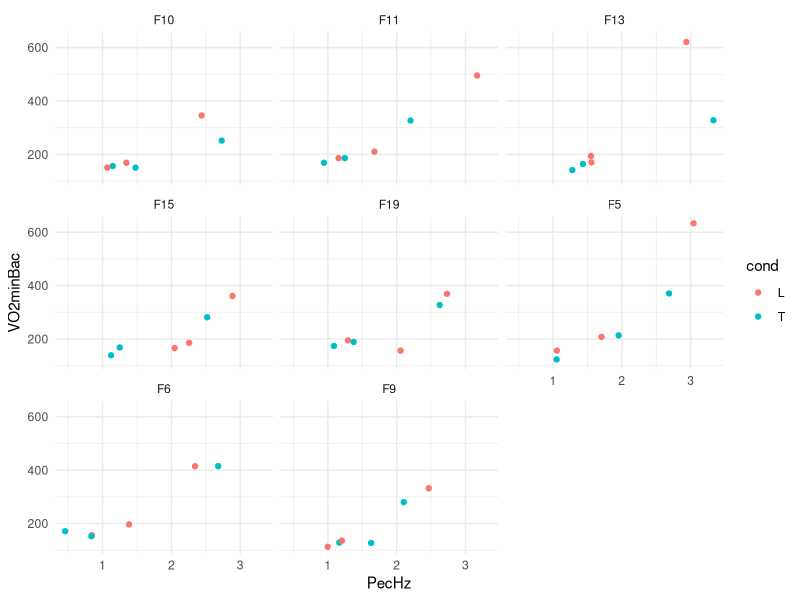

Source code (R): (Note: this script raises an error after producing the figure.)
# look at fin beat stuff....

# David L Miller 5 December 2017



hz <- read.csv("FishVO2Hz.csv")

# make codes for the speeds
hz$speedcode <- "H"
hz$speedcode[hz$speed == 0.5] <- "L"
hz$speedcode[hz$speed == 1.5] <- "M"
# speeds set at 0.5, 1.5 and then the max that got data for both turbulent
# and laminar flows. (Measured in bodylengths/s of course)


library(ggplot2)

# quick visualisation
p <- ggplot(hz) +
  #geom_point(aes(x=speed, y=VO2minBac, colour=cond)) +
  geom_point(aes(x=PecHz, y=VO2minBac, colour=cond)) +
  theme_minimal() +
  facet_wrap(~Fish)
print(p)


# let's fit a GAM!
library(mgcv)
# this is fitting a model that says:
# O2 varies as a function of pectoral hz, but we should estimate a different
# curve for each condition. We also think that fish acts like a random effect
b_pec <- gam(VO2minBac~s(PecHz, cond, bs="fs") + s(Fish, bs="re"),
              data=hz, method="REML")

# check this model
gam.check(b_pec)
# looks like there might be a minor issue with heteroskedasticity? probably not
# worth worrying about (top right). Looks like the model predicts well (bottom
# right). Residuals look normal enough (left side). Text output shows that we let
# our model be wiggly enough
summary(b_pec)
# v. high % deviance explained, maybe the fish random effect is not super-relevant
# but we can include anyway as we think there is between-fish variability


# now to make predictions, make a grid of values with all the pectoral hz we need
# plus values for the condition and fish
preddat <- expand.grid(PecHz = seq(0.5, 3.5, by=0.1),
                       cond  = c("T", "L"),
                       Fish  = unique(hz$Fish))

# make predictions, also predict the standard error
pr <- predict(b_pec, preddat, type="response", se=TRUE)
preddat$VO2minBac <- pr$fit
# generate the CIs
preddat$upper <- pr$fit + 2*pr$se.fit
preddat$lower <- pr$fit - 2*pr$se.fit


# what does that look like?
p <- ggplot(hz) +
  geom_line(aes(x=PecHz, y=VO2minBac, colour=cond, group=cond), data=preddat) +
  geom_line(aes(x=PecHz, y=upper, colour=cond, group=cond), linetype=2, data=preddat) +
  geom_line(aes(x=PecHz, y=lower, colour=cond, group=cond), linetype=2, data=preddat) +
  geom_text(aes(x=PecHz, y=VO2minBac, colour=cond, label=speedcode)) +
  scale_colour_brewer(type="qual") +
  theme_minimal() +
  labs(x="Pectoral Hz", colour="Condition") +
  facet_wrap(~Fish, nrow=2)

print(p)

# ignore fish and predict excluding the fish random effect
preddat <- expand.grid(PecHz = seq(0.5, 3.5, by=0.1),
                       cond  = c("T", "L"), Fish="F5")
pr <- predict(b_pec, preddat, type="response", se=TRUE, exclude="s(Fish)")
preddat$VO2minBac <- pr$fit
preddat$upper <- pr$fit + 2*pr$se.fit
preddat$lower <- pr$fit - 2*pr$se.fit

# what does that look like?
p <- ggplot(hz) +
  geom_line(aes(x=PecHz, y=VO2minBac, colour=cond, group=cond), data=preddat) +
  geom_line(aes(x=PecHz, y=upper, colour=cond, group=cond), linetype=2, data=preddat) +
  geom_line(aes(x=PecHz, y=lower, colour=cond, group=cond), linetype=2, data=preddat) +
  geom_text(aes(x=PecHz, y=VO2minBac, colour=cond, label=speedcode)) +
  scale_colour_brewer(type="qual") +
  theme_minimal() +
  labs(x="Pectoral Hz", colour="Condition")

print(p)






# what about caudal fin?
# quick visualisation
p <- ggplot(hz) +
  geom_point(aes(x=CaudHz, y=VO2minBac, colour=cond)) +
  theme_minimal() +
  facet_wrap(~Fish)

print(p)

# try the same kind of model as above for the caudal?
# need to reduce k (smooth complexity) as we don't have many unique values
b_caud <- gam(VO2minBac~s(CaudHz, cond, bs="fs", k=5) + s(Fish, bs="re"),
              data=hz, method="REML")

# model check
summary(b_caud)
# less deviance explained than before and less wiggly effects?
plot(b_caud)
# do we believe that O2 is n-shaped in caudal hz?


preddat <- expand.grid(CaudHz = seq(0, 5, by=0.1),
                       cond  = c("T", "L"),
                       Fish  = unique(hz$Fish))

preddat$VO2minBac <- predict(b_caud, preddat, type="response")


p <- ggplot(hz) +
  geom_line(aes(x=CaudHz, y=VO2minBac, colour=cond, group=cond), data=preddat) +
  geom_text(aes(x=CaudHz, y=VO2minBac, colour=cond, label=speedcode)) +
  scale_colour_brewer(type="qual") +
  theme_minimal() +
  labs(x="Pectoral Hz", colour="Condition") +
  facet_wrap(~Fish, nrow=2)

print(p)





# FANCY MODELS
#
#b_use <- gam(VO2minBac~s(PecHz, CaudHz, cond,
#                         bs="fs", k=10, xt="tp") +
#                       s(Fish, bs="re"),
#              data=hz, method="REML")
#
#
#
#par(mfrow=c(1,2))
#hist(hz$PecHz)
#hist(hz$CaudHz)
#
#
#
#preddat <- expand.grid(PecHz  = seq(0, 3.5, len=100),
#                       CaudHz = seq(0, 5, len=100),
#                       cond   = c("T", "L"),
#                       Fish   = unique(hz$Fish))
#
#preddat$VO2minBac <- predict(b_use, preddat, type="response", exclude="s(Fish)")
#
#
## YIKES plotting
#
#pred_yikes <- preddat
#
#
#library(viridis)
#
#p <- ggplot(pred_yikes) +
#  geom_tile(aes(x=PecHz, y=CaudHz, fill=VO2minBac)) +
#  geom_point(aes(x=PecHz, y=CaudHz), data=hz) +
#  theme_minimal() +
#  scale_fill_viridis() +
#  coord_equal() +
#  facet_wrap(~cond)
#
#print(p)
#
#
#
